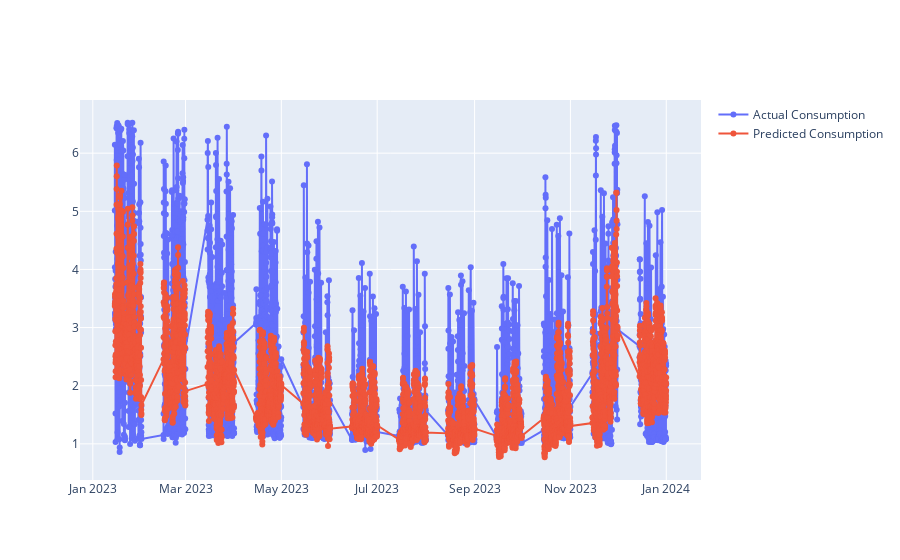

Source (notebook cell):
### Code cell
fig = go.Figure()
fig.add_trace(go.Scatter(x=df_error["Time"].to_numpy(), y=df_error["Actual Consumption"].to_numpy(),
                    mode='lines+markers',
                    name='Actual Consumption'))
fig.add_trace(go.Scatter(x=df_error["Time"].to_numpy(), y=df_error["Predicted Consumption"].to_numpy(),
                    mode='lines+markers',
                    name='Predicted Consumption'))

### Figure 1 — Plotly figure (JSON) as saved in the notebook; plotly's stock layout.template omitted (floating-point values rounded to 4 significant figures; data arrays with more than 128 entries replaced by an {"elided": "..."} marker saying what was removed)
{"data": [{"mode": "lines+markers", "name": "Actual Consumption", "type": "scatter", "x": {"elided": "4640 str values"}, "y": {"elided": "4640 float values"}}, {"mode": "lines+markers", "name": "Predicted Consumption", "type": "scatter", "x": {"elided": "4640 str values"}, "y": {"elided": "4640 float values"}}], "layout": {}}
